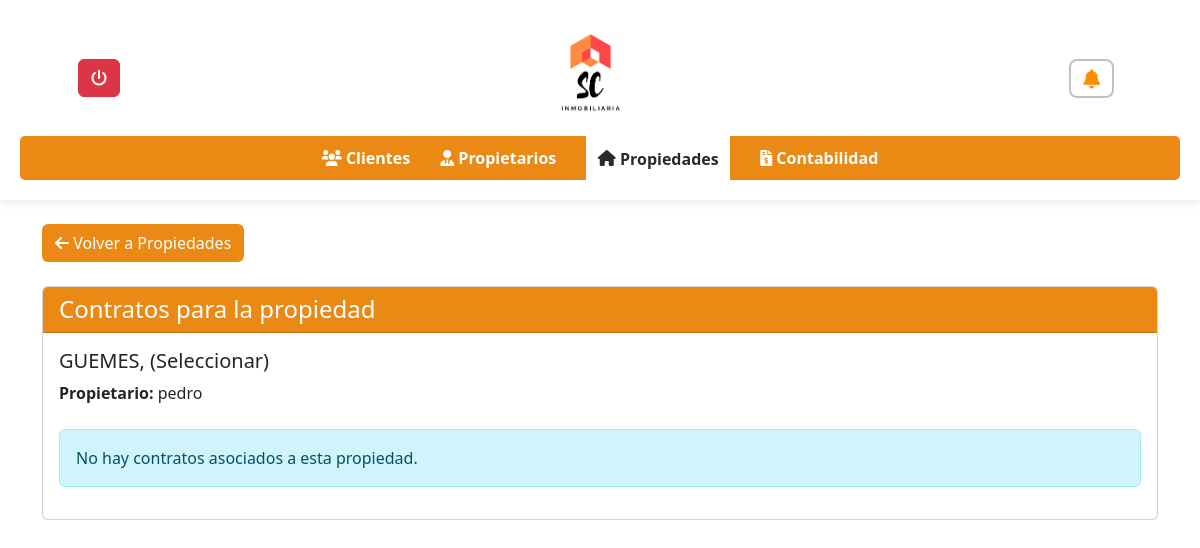
Before: /inmobiliaria/ver_contrato.php?id=3 with the older database file.
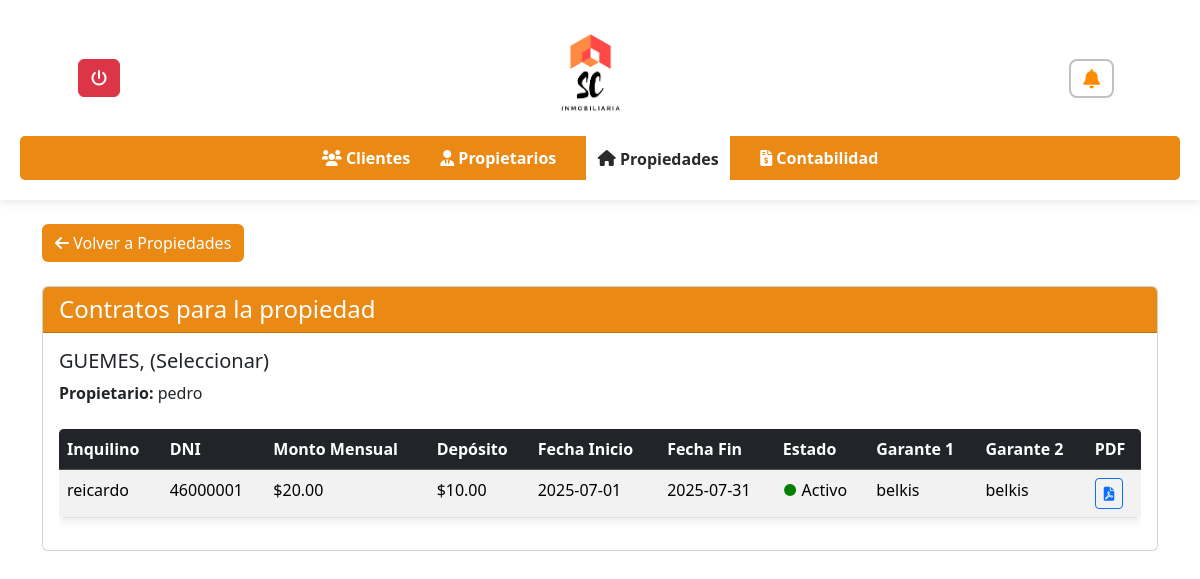
After: the same page with the newer database file.
### tables this page shows
CREATE TABLE `contratos` (
  `ContratoID` int(11) NOT NULL,
  `ClienteID` int(11) NOT NULL,
  `InquilinoID` int(11) NOT NULL,
  `PropiedadID` int(11) NOT NULL,
  `GaranteInquilinoID` int(11) DEFAULT NULL,
  `fecha_inicio` date NOT NULL,
  `fecha_fin` date NOT NULL,
  `canon_mensual` decimal(10,2) NOT NULL,
  `deposito` decimal(10,2) DEFAULT 0.00,
  `estado` enum('activo','vencido','rescindido') DEFAULT 'activo',
  `alerta_enviada` tinyint(1) DEFAULT 0,
  `creado_en` timestamp NOT NULL DEFAULT current_timestamp()
);

CREATE TABLE `inquilinos` (
  `InquilinoID` int(11) NOT NULL,
  `Fecha` date DEFAULT NULL,
  `Nombre` varchar(50) NOT NULL,
  `Apellido` varchar(50) NOT NULL,
  `DNI` varchar(20) NOT NULL,
  `Telefono` varchar(20) DEFAULT NULL,
  `Mail` varchar(100) DEFAULT NULL,
  `ClienteID` int(11) DEFAULT NULL,
  `PropiedadID` int(11) DEFAULT NULL
);

CREATE TABLE `garantesinquilinos` (
  `GaranteInquilinoID` int(11) NOT NULL,
  `Fecha` date NOT NULL,
  `Nombre` varchar(50) NOT NULL,
  `Apellido` varchar(50) NOT NULL,
  `Direccion` varchar(100) NOT NULL,
  `DNI` varchar(20) NOT NULL,
  `DireccionPersonal` varchar(100) DEFAULT NULL,
  `Telefono` varchar(20) DEFAULT NULL,
  `Mail` varchar(100) DEFAULT NULL,
  `InquilinoID` int(11) DEFAULT NULL
);

### inmobiliaria/ver_contrato.php (the view, shortened to what the changed rows need)
<!DOCTYPE html>
<html lang="es">
<head>
    <link rel="stylesheet" href="https://cdnjs.cloudflare.com/ajax/libs/font-awesome/6.0.0/css/all.min.css">
    <link rel="stylesheet" href="styles.css">
    <link rel="stylesheet" href="notificacion.css">
    <link href="https://cdn.jsdelivr.net/npm/bootstrap@5.3.3/dist/css/bootstrap.min.css" rel="stylesheet">
    <link rel="stylesheet" href="//cdn.datatables.net/2.2.2/css/dataTables.dataTables.min.css">
</head>
<body>
    <div class="container mt-4">
        <?php
        include 'conexion.php';
        $propiedadID = isset($_GET['id']) ? intval($_GET['id']) : null;
        $propiedadQuery = "
            SELECT p.Direccion, p.Ciudad, cl.Nombre AS ClienteNombre
            FROM propiedades p
            JOIN clientes cl ON p.ClienteID = cl.ClienteID
            WHERE p.PropiedadID = $propiedadID
        ";
        $propiedadResult = mysqli_query($conn, $propiedadQuery);
        if ($propiedadRow = mysqli_fetch_assoc($propiedadResult)) {
            $direccion = $propiedadRow['Direccion'];
            $ciudad = $propiedadRow['Ciudad'];
            $nombrePropietario = $propiedadRow['ClienteNombre'];
        } else {
            echo '<div class="alert alert-warning">Propiedad no encontrada.</div>';
            exit;
        }
        ?>
        <div class="card mb-4">
            <div class="card-header text-white" style="background-color:rgba(233, 128, 0, 0.92);">
                <h2 class="h4 mb-0">Contratos para la propiedad</h2>
            </div>
            <div class="card-body">
                <h3 class="h5"><?php echo "$direccion, $ciudad"; ?></h3>
                <p class="mb-4"><strong>Propietario:</strong> <?php echo $nombrePropietario; ?></p>
                <?php
               $hoy = date('Y-m-d');
$actualizar = "
    UPDATE contratos
    SET estado = 'vencido'
    WHERE fecha_fin < '$hoy' AND estado = 'activo'
";
mysqli_query($conn, $actualizar);
                $sql = "
                    SELECT c.*,
                           i.Nombre AS InquilinoNombre,
                           i.DNI AS InquilinoDNI,
                           g1.Nombre AS Garante1Nombre,
                           g2.Nombre AS Garante2Nombre
                    FROM contratos c
                    JOIN inquilinos i ON c.InquilinoID = i.InquilinoID
                    LEFT JOIN garantesinquilinos g1 ON c.GaranteinquilinoID = g1.GaranteInquilinoID
                    LEFT JOIN garantesinquilinos g2 ON c.GaranteInquilinoID = g2.GaranteInquilinoID
                    WHERE c.PropiedadID = $propiedadID
                ";
                $result = mysqli_query($conn, $sql);
                if (mysqli_num_rows($result) > 0) {
                ?>
                    <div class="table-responsive">
                        <table class="table table-striped table-hover">
                            <thead class="table-dark">
                                <tr>
                                    <th>Inquilino</th>
                                    <th>DNI</th>
                                    <th>Monto Mensual</th>
                                    <th>Depósito</th>
                                    <th>Fecha Inicio</th>
                                    <th>Fecha Fin</th>
                                    <th>Estado</th>
                                    <th>Garante 1</th>
                                    <th>Garante 2</th>
                                    <th>PDF</th>
                                </tr>
                            </thead>
                            <tbody>
                                <?php
                               while ($row = mysqli_fetch_assoc($result)) {
    $estado = '';
    $hoy = date('Y-m-d');
    $color = '';
    if ($row['fecha_fin'] < $hoy) {
        $estado = 'Vencido';
        $color = 'red';
    } elseif ($row['fecha_inicio'] <= $hoy && $row['fecha_fin'] >= $hoy) {
        $estado = 'Activo';
        $color = 'green';
    } else {
        $estado = 'Indefinido';
        $color = 'gray';
    }
                            echo "<tr>
                                <td>{$row['InquilinoNombre']}</td>
                                <td>{$row['InquilinoDNI']}</td>
                                <td>\${$row['canon_mensual']}</td>
                                <td>\${$row['deposito']}</td>
                                <td>{$row['fecha_inicio']}</td>
                                <td>{$row['fecha_fin']}</td>
                                <td><span style='color: $color;'>●</span> $estado</td>
                                <td>{$row['Garante1Nombre']}</td>
                                <td>{$row['Garante2Nombre']}</td>
                                <td>
                                     <form action='generar_pdf.php' method='get' target='_blank'>
                                     <input type='hidden' name='contrato_id' value='{$row['ContratoID']}'>
                                     <input type='hidden' name='id' value='$propiedadID'>
                                      <button type='submit' class='btn btn-outline-primary btn-sm' title='Generar PDF'>
                                        <i class='fas fa-file-pdf'></i>
                                      </button>
                                     </form>
                                 </td>
                            </tr>";
                                }
                                ?>
                            </tbody>
                        </table>
                    </div>
                <?php
                } else {
                    echo '<div class="alert alert-info">No hay contratos asociados a esta propiedad.</div>';
                }
                ?>
            </div>
        </div>
    </div>
</body>
</html>

Changed rows visible on the page:
added contratos: InquilinoID.Nombre "reicardo", InquilinoID.DNI "46000001", canon_mensual "20.00", deposito "10.00", fecha_inicio "2025-07-01", fecha_fin "2025-07-31", estado "Activo", GaranteInquilinoID.Nombre "belkis"
Other visible differences:
text no longer shown: "No hay contratos asociados a esta propiedad."
text now shown: "Inquilino DNI Monto Mensual Depósito Fecha Inicio Fecha Fin Estado Garante 1 Garante 2 PDF"
